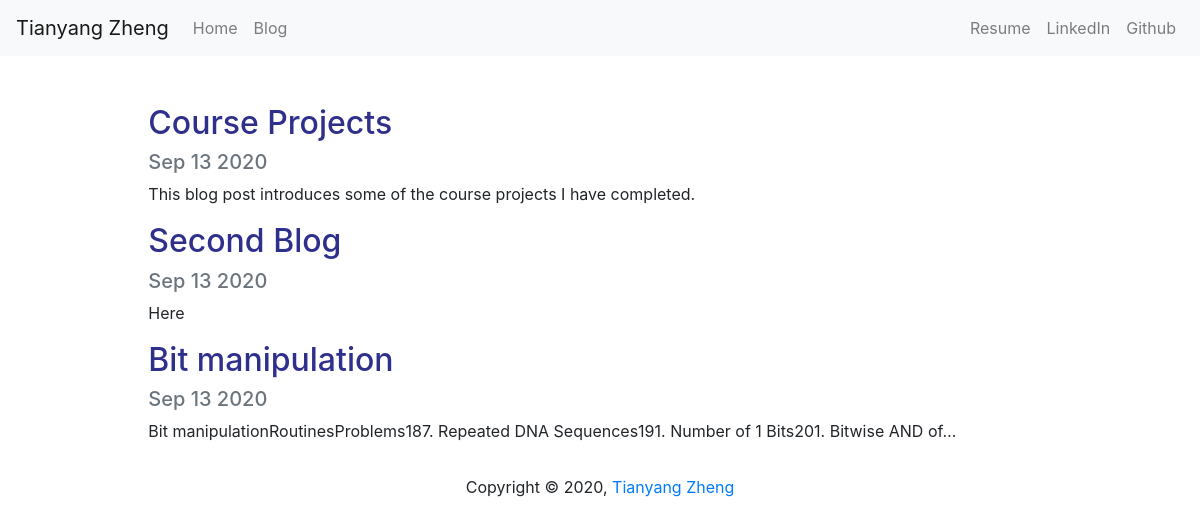
Screenshot of /blog/ with the database file from the repository.
### blog/models.py (models this page shows, shortened)
class Blog(models.Model):
    title = models.CharField(max_length=100)
    date = models.DateField()
    description = models.TextField()

### blog/views.py (the view)
# urls.py: path('', views.all_blogs, name='all_blogs'),
def all_blogs(request):
    blogs = Blog.objects.order_by('-date')[:5]
    return render(request, 'blog/all_blogs.html', {'blogs': blogs})

### blog/templates/blog/all_blogs.html
{% extends 'portfolio/base.html' %}
{% block content %}
    <div class="container">
        <div class="mt-5">
            {% for blog in blogs %}
                <a href="{% url 'blog:detail' blog.id %}" class="text-link">
                    <h2>{{ blog.title }}</h2>
                </a>
                <h5 class="text-secondary">{{ blog.date|date:'M d Y' }}</h5>
                <p>{{ blog.description|striptags|truncatechars:100 }}</p>
            {% endfor %}
        </div>
    </div>
{% endblock %}

### portfolio/static/portfolio/style.css (style rules this page uses)
.container { max-width: 700pt; }
.text-link { color: #2f2f8c; }

### rows the page displays
Blog: title "Course Projects", date "Sep 13 2020", description "This blog post introduces some of the course projects I have completed."
Blog: title "Second Blog", date "Sep 13 2020", description "Here"
Blog: title "Bit manipulation", date "Sep 13 2020", description "Bit manipulationRoutinesProblems187. Repeated DNA Sequences191. Number of 1 Bits201. Bitwise AND of…"
